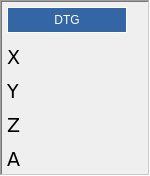
                 <widget class="QFrame" name="gridFrame">
                  <property name="sizePolicy">
                   <sizepolicy hsizetype="Fixed" vsizetype="Preferred">
                    <horstretch>0</horstretch>
                    <verstretch>0</verstretch>
                   </sizepolicy>
                  </property>
                  <property name="minimumSize">
                   <size>
                    <width>120</width>
                    <height>150</height>
                   </size>
                  </property>
                  <property name="maximumSize">
                   <size>
                    <width>150</width>
                    <height>200</height>
                   </size>
                  </property>
                  <property name="styleSheet">
                   <string notr="true">
QLabel {font: 14pt &quot;DejaVu Sans&quot;;}
</string>
                  </property>
                  <property name="frameShape">
                   <enum>QFrame::WinPanel</enum>
                  </property>
                  <property name="frameShadow">
                   <enum>QFrame::Sunken</enum>
                  </property>
                  <layout class="QGridLayout" name="gridLayout_27">
                   <property name="leftMargin">
                    <number>5</number>
                   </property>
                   <property name="topMargin">
                    <number>5</number>
                   </property>
                   <property name="rightMargin">
                    <number>5</number>
                   </property>
                   <property name="bottomMargin">
                    <number>5</number>
                   </property>
                   <item row="2" column="0">
                    <widget class="QLabel" name="label_26">
                     <property name="minimumSize">
                      <size>
                       <width>0</width>
                       <height>28</height>
                      </size>
                     </property>
                     <property name="maximumSize">
                      <size>
                       <width>20</width>
                       <height>20</height>
                      </size>
                     </property>
                     <property name="font">
                      <font>
                       <family>DejaVu Sans</family>
                       <pointsize>14</pointsize>
                       <weight>50</weight>
                       <italic>false</italic>
                       <bold>false</bold>
                      </font>
                     </property>
                     <property name="text">
                      <string>Y</string>
                     </property>
                    </widget>
                   </item>
                   <item row="1" column="0">
                    <widget class="QLabel" name="label_24">
                     <property name="minimumSize">
                      <size>
                       <width>0</width>
                       <height>28</height>
                      </size>
                     </property>
                     <property name="maximumSize">
                      <size>
                       <width>20</width>
                       <height>20</height>
                      </size>
                     </property>
                     <property name="font">
                      <font>
                       <family>DejaVu Sans</family>
                       <pointsize>14</pointsize>
                       <weight>50</weight>
                       <italic>false</italic>
                       <bold>false</bold>
                      </font>
                     </property>
                     <property name="text">
                      <string>X</string>
                     </property>
                    </widget>
                   </item>
                   <item row="3" column="0">
                    <widget class="QLabel" name="label_25">
                     <property name="minimumSize">
                      <size>
                       <width>0</width>
                       <height>28</height>
                      </size>
                     </property>
                     <property name="maximumSize">
                      <size>
                       <width>20</width>
                       <height>20</height>
                      </size>
                     </property>
                     <property name="font">
                      <font>
                       <family>DejaVu Sans</family>
                       <pointsize>14</pointsize>
                       <weight>50</weight>
                       <italic>false</italic>
                       <bold>false</bold>
                      </font>
                     </property>
                     <property name="text">
                      <string>Z</string>
                     </property>
                    </widget>
                   </item>
                   <item row="4" column="0">
                    <widget class="QLabel" name="label_23">
                     <property name="minimumSize">
                      <size>
                       <width>0</width>
                       <height>28</height>
                      </size>
                     </property>
                     <property name="maximumSize">
                      <size>
                       <width>20</width>
                       <height>20</height>
                      </size>
                     </property>
                     <property name="font">
                      <font>
                       <family>DejaVu Sans</family>
                       <pointsize>14</pointsize>
                       <weight>50</weight>
                       <italic>false</italic>
                       <bold>false</bold>
                      </font>
                     </property>
                     <property name="text">
                      <string>A</string>
                     </property>
                    </widget>
                   </item>
                   <item row="1" column="1">
                    <widget class="StatusLabel" name="statuslabel_28">
                     <property name="minimumSize">
                      <size>
                       <width>0</width>
                       <height>28</height>
                      </size>
                     </property>
                     <property name="font">
                      <font>
                       <family>DejaVu Sans</family>
                       <pointsize>14</pointsize>
                       <weight>50</weight>
                       <italic>false</italic>
                       <bold>false</bold>
                      </font>
                     </property>
                     <property name="rules" stdset="0">
                      <string>[{&quot;channels&quot;: [{&quot;url&quot;: &quot;status:dtg&quot;, &quot;trigger&quot;: true}], &quot;property&quot;: &quot;Text&quot;, &quot;expression&quot;: &quot;'{:.4f}'.format(ch[0][0])&quot;, &quot;name&quot;: &quot;dist to go&quot;}]</string>
                     </property>
                    </widget>
                   </item>
                   <item row="2" column="1">
                    <widget class="StatusLabel" name="statuslabel_29">
                     <property name="minimumSize">
                      <size>
                       <width>0</width>
                       <height>28</height>
                      </size>
                     </property>
                     <property name="font">
                      <font>
                       <family>DejaVu Sans</family>
                       <pointsize>14</pointsize>
                       <weight>50</weight>
                       <italic>false</italic>
                       <bold>false</bold>
                      </font>
                     </property>
                     <property name="rules" stdset="0">
                      <string>[{&quot;channels&quot;: [{&quot;url&quot;: &quot;status:dtg&quot;, &quot;trigger&quot;: true}], &quot;property&quot;: &quot;Text&quot;, &quot;expression&quot;: &quot;'{:.4f}'.format(ch[0][1])&quot;, &quot;name&quot;: &quot;dist to go&quot;}]</string>
                     </property>
                    </widget>
                   </item>
                   <item row="3" column="1">
                    <widget class="StatusLabel" name="statuslabel_30">
                     <property name="minimumSize">
                      <size>
                       <width>0</width>
                       <height>28</height>
                      </size>
                     </property>
                     <property name="font">
                      <font>
                       <family>DejaVu Sans</family>
                       <pointsize>14</pointsize>
                       <weight>50</weight>
                       <italic>false</italic>
                       <bold>false</bold>
                      </font>
                     </property>
                     <property name="rules" stdset="0">
                      <string>[{&quot;channels&quot;: [{&quot;url&quot;: &quot;status:dtg&quot;, &quot;trigger&quot;: true}], &quot;property&quot;: &quot;Text&quot;, &quot;expression&quot;: &quot;'{:.4f}'.format(ch[0][2])&quot;, &quot;name&quot;: &quot;dist to go&quot;}]</string>
                     </property>
                    </widget>
                   </item>
                   <item row="4" column="1">
                    <widget class="StatusLabel" name="statuslabel_31">
                     <property name="minimumSize">
                      <size>
                       <width>0</width>
                       <height>28</height>
                      </size>
                     </property>
                     <property name="font">
                      <font>
                       <family>DejaVu Sans</family>
                       <pointsize>14</pointsize>
                       <weight>50</weight>
                       <italic>false</italic>
                       <bold>false</bold>
                      </font>
                     </property>
                     <property name="rules" stdset="0">
                      <string>[{&quot;channels&quot;: [{&quot;url&quot;: &quot;status:dtg&quot;, &quot;trigger&quot;: true}], &quot;property&quot;: &quot;Text&quot;, &quot;expression&quot;: &quot;'{:.3f}'.format(ch[0][3])&quot;, &quot;name&quot;: &quot;dist to go&quot;}]</string>
                     </property>
                    </widget>
                   </item>
                   <item row="0" column="0" colspan="2">
                    <widget class="QFrame" name="gridFrame_2">
                     <property name="minimumSize">
                      <size>
                       <width>100</width>
                       <height>25</height>
                      </size>
                     </property>
                     <property name="maximumSize">
                      <size>
                       <width>120</width>
                       <height>30</height>
                      </size>
                     </property>
                     <property name="styleSheet">
                      <string notr="true">color: rgb(255, 255, 255);
background-color:rgb(52, 101, 164);</string>
                     </property>
                     <property name="frameShape">
                      <enum>QFrame::Box</enum>
                     </property>
                     <layout class="QGridLayout" name="gridLayout_25">
                      <property name="sizeConstraint">
                       <enum>QLayout::SetDefaultConstraint</enum>
                      </property>
                      <property name="leftMargin">
                       <number>5</number>
                      </property>
                      <property name="topMargin">
                       <number>5</number>
                      </property>
                      <property name="rightMargin">
                       <number>5</number>
                      </property>
                      <property name="bottomMargin">
                       <number>5</number>
                      </property>
                      <item row="0" column="0">
                       <widget class="QLabel" name="label_10">
                        <property name="minimumSize">
                         <size>
                          <width>0</width>
                          <height>10</height>
                         </size>
                        </property>
                        <property name="maximumSize">
                         <size>
                          <width>90</width>
                          <height>30</height>
                         </size>
                        </property>
                        <property name="text">
                         <string>DTG</string>
                        </property>
                        <property name="alignment">
                         <set>Qt::AlignCenter</set>
                        </property>
                       </widget>
                      </item>
                     </layout>
                    </widget>
                   </item>
                  </layout>
                 </widget>
